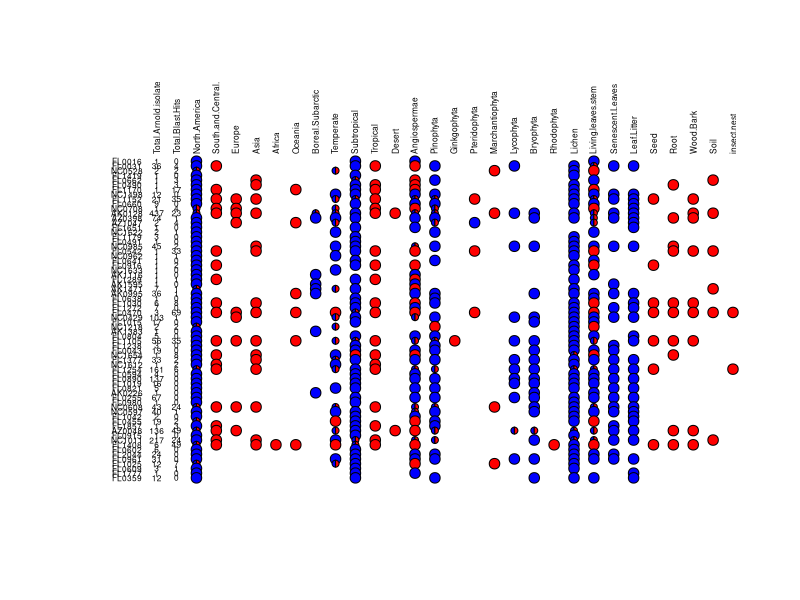

R code for this plot:
# Script to plot circles of various colors corresponding with the occurrance of
# various strains of fungi and where they are found
# Written October 9, 2014 by Naupaka Zimmerman naupaka@gmail.com

library("plotrix")

DEBUG <- FALSE
data.in <- read.csv("Xylariaceae_Endo_Metadata_forTree_copy.csv")

# set up variables for later reuse and to facilitate code readibility
number.rows <- nrow(data.in)
number.columns <- ncol(data.in)
arnold.columns = seq(from = 5, to = number.columns, by = 2)

# set up empty plot and add column labels to top
plot(0,0, 
    xlim = c(-5, number.columns - 2), 
    ylim = c(-2, 2 * (number.rows) + 25), 
    type="n", 
    xaxt = "n", yaxt = "n", 
    bty = "n", 
    ylab = "", xlab = "")
text(x = c(0,2), y = rep(2 * (number.rows) + 1, 2), 
    labels = names(data.in[,c(3,4)]), srt = 90, adj = 0, cex = 0.5)
text(x = arnold.columns - 1, 
    y = rep(2 * (number.rows) + 1, 
    length(arnold.columns)), labels = names(data.in[,arnold.columns + 1]), 
    srt = 90, adj = 0, cex = 0.5)

for(row in 1:number.rows){
    
    # print OTU (isolate) row labels
    text(x = -3, y = 2 * (number.rows - row), 
         labels = data.in$Isolate.Rep[row], cex = 0.5)
   
    # print out counts of sequences in each OTU (row)
    text(x = 0, y = 2 * (number.rows - row), 
         labels = data.in$Total.Arnold.isolates[row], cex = 0.5)
    text(x = 2, y = 2 * (number.rows - row), 
         labels = data.in$Total.Blast.Hits[row], cex = 0.5)
    
    # plot either fully filled circles if only Arnold collection
    # or GenBank has isolates, and half-circles if both are present
    for(column in arnold.columns){
        if(data.in[row, column] > 0 & data.in[row, column + 1] > 0){
            if(DEBUG) print(c(row, column, "blue and red"))
            floating.pie(xpos = column - 1, ypos = 2 * (number.rows - row), 
                         x = c(1,1), startpos = pi/2, 
                         col = c("blue", "red"), radius = 0.35)
        }
        else if(data.in[row, column] > 0 & data.in[row, column + 1] == 0){
            if(DEBUG) print(c(row, column, "only blue"))
            points(x = column - 1, y = 2 * (number.rows - row), 
                   pch = 21, cex = 1.4, bg = "blue")
            
            # floating.pie(xpos = column - 3, ypos = 2 * (number.rows - row), 
            #   x = c(1,1), startpos = pi/2, 
            #   col = c("blue", "white"), radius = 0.35)
        }
        else if(data.in[row, column] == 0 & data.in[row, column + 1] > 0){
            if(DEBUG) print(c(row, column, "only red"))
            points(x = column - 1, y = 2 * (number.rows - row), 
                   pch = 21, cex = 1.4, bg = "red")
            
            # floating.pie(xpos = column - 3, ypos = 2 * (number.rows - row), 
            #   x = c(1,1), startpos = pi/2, 
            #   col = c("white", "red"), radius = 0.35)
        }
        else if(data.in[row, column] == 0 & data.in[row, column + 1] == 0){
            if(DEBUG) print(c(row, column, "white"))
            # add empty white circles when no isolates for either
            # points(x = column - 1, y = 2 * (number.rows - row), 
            #   pch = 1, cex = 1.4) 
            
            # floating.pie(xpos = column - 3, ypos = 2 * (number.rows - row), 
            #   x = c(1), startpos = pi/2, 
            #   col = c("white"), radius = 0.25)
        }
    }
}

